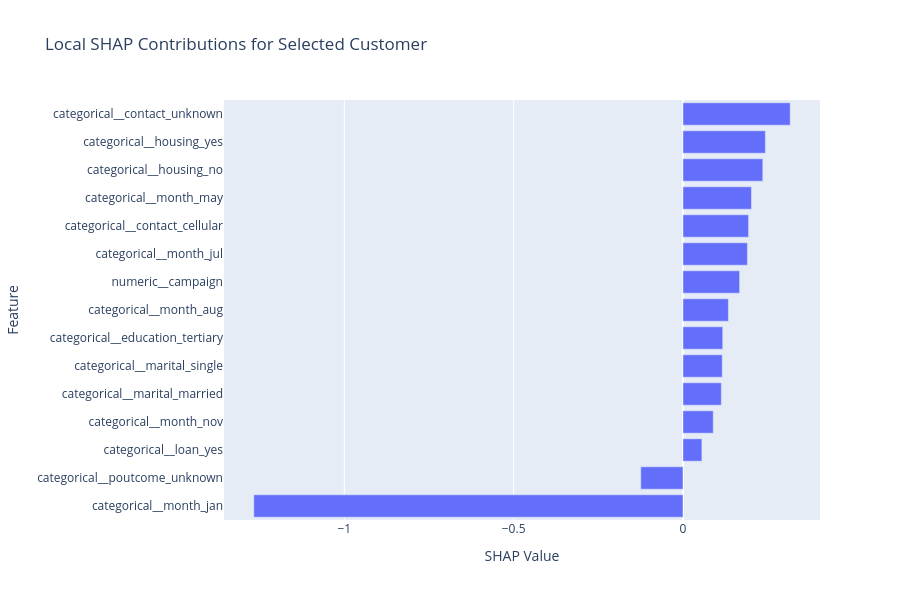

The notebook cell this image was saved under:
### Code cell
# ============================================================
# CELL 26 — LOCAL SHAP CONTRIBUTIONS
# ============================================================

local_plot_data = (
    local_shap_table
    .head(15)
    .sort_values(
        "SHAP_Value"
    )
)

fig = px.bar(
    local_plot_data,
    x="SHAP_Value",
    y="Feature",
    orientation="h",
    title="Local SHAP Contributions for Selected Customer",
    labels={
        "SHAP_Value": "SHAP Value",
        "Feature": "Feature"
    },
    hover_data=[
        "Absolute_SHAP",
        "Direction"
    ]
)

fig.update_layout(
    width=900,
    height=600
)

fig.show()

### Figure 1 — Plotly figure (JSON) as saved in the notebook; plotly's stock layout.template omitted (floating-point values rounded to 4 significant figures)
{"data": [{"customdata": [[1.267, "Supports non-subscription"], [0.1247, "Supports non-subscription"], [0.05581, "Supports subscription"], [0.08932, "Supports subscription"], [0.1131, "Supports subscription"], [0.116, "Supports subscription"], [0.1174, "Supports subscription"], [0.134, "Supports subscription"], [0.1672, "Supports subscription"], [0.1901, "Supports subscription"], [0.1936, "Supports subscription"], [0.2022, "Supports subscription"], [0.2357, "Supports subscription"], [0.2432, "Supports subscription"], [0.3165, "Supports subscription"]], "hovertemplate": "SHAP Value=%{x}<br>Feature=%{y}<br>Absolute_SHAP=%{customdata[0]}<br>Direction=%{customdata[1]}<extra></extra>", "legendgroup": "", "marker": {"color": "#636efa", "pattern": {"shape": ""}}, "name": "", "orientation": "h", "showlegend": false, "textposition": "auto", "type": "bar", "x": [-1.267, -0.1247, 0.05581, 0.08932, 0.1131, 0.116, 0.1174, 0.134, 0.1672, 0.1901, 0.1936, 0.2022, 0.2357, 0.2432, 0.3165], "xaxis": "x", "y": ["categorical__month_jan", "categorical__poutcome_unknown", "categorical__loan_yes", "categorical__month_nov", "categorical__marital_married", "categorical__marital_single", "categorical__education_tertiary", "categorical__month_aug", "numeric__campaign", "categorical__month_jul", "categorical__contact_cellular", "categorical__month_may", "categorical__housing_no", "categorical__housing_yes", "categorical__contact_unknown"], "yaxis": "y"}], "layout": {"barmode": "relative", "height": 600, "legend": {"tracegroupgap": 0}, "title": {"text": "Local SHAP Contributions for Selected Customer"}, "width": 900, "xaxis": {"anchor": "y", "domain": [0, 1], "title": {"text": "SHAP Value"}}, "yaxis": {"anchor": "x", "domain": [0, 1], "title": {"text": "Feature"}}}}
